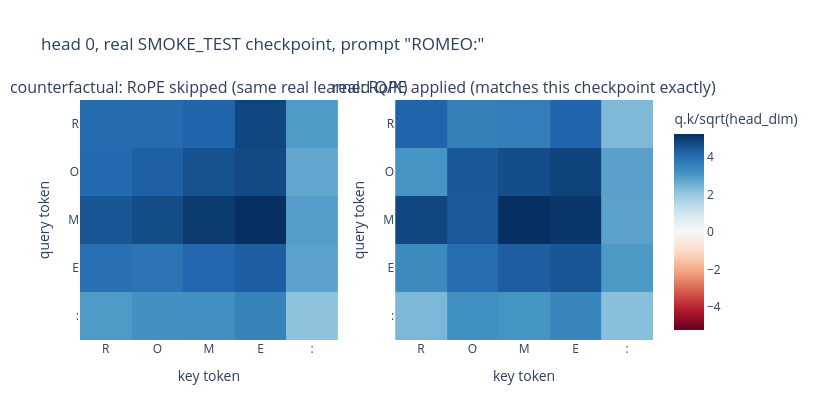

Notebook cell for this chart:
### Markdown cell above
### Graph 6 -- the real model's attention scores, with vs without RoPE

`LayerTrace.q`/`.k` are captured **before** RoPE is applied (exactly so this
kind of comparison is possible). Left panel: what the dot product of these
*exact real learned* Q/K vectors would be if the RoPE step were skipped (a
counterfactual -- same weights, just skip the rotation). Right panel: the
real computation, RoPE applied via this checkpoint's own `RotaryEmbedding`
module -- verified below to match the trace this checkpoint actually
recorded during its real forward pass.

### Code cell
layer0 = bundle.layers[0]
n_heads, seq_len, _ = layer0.q.shape
n_kv_heads = layer0.k.shape[0]
n_rep = n_heads // n_kv_heads
positions = torch.arange(seq_len, dtype=torch.float32)
scale = math.sqrt(real_head_dim)

# counterfactual: same real learned Q/K, RoPE step skipped
k_rep_no_rope = layer0.k.repeat_interleave(n_rep, dim=0)
scores_no_rope = (layer0.q @ k_rep_no_rope.transpose(-2, -1)) / scale

# real: this checkpoint's own RotaryEmbedding module, applied before the dot product
positional = model.blocks[0].attn.positional
q_rot, k_rot = positional.apply_to_qk(layer0.q, layer0.k, positions)
k_rot_rep = k_rot.repeat_interleave(n_rep, dim=0)
scores_rope = (q_rot @ k_rot_rep.transpose(-2, -1)) / scale

max_diff = (scores_rope - layer0.attn_scores_pre_mask).abs().max().item()
print("max diff vs the real captured attn_scores_pre_mask:", max_diff)
assert max_diff < 1e-4

head = 0
titles = ["counterfactual: RoPE skipped (same real learned Q/K)",
          "real: RoPE applied (matches this checkpoint exactly)"]
fig6 = make_subplots(rows=1, cols=2, subplot_titles=titles)
for col, mat in enumerate([scores_no_rope[head], scores_rope[head]], start=1):
    fig6.add_trace(go.Heatmap(z=mat.detach().numpy(), x=tokens, y=tokens, colorscale="RdBu", zmid=0,
                               showscale=(col == 2),
                               colorbar=dict(title="q.k/sqrt(head_dim)") if col == 2 else None),
                   row=1, col=col)
    fig6.update_xaxes(title="key token", row=1, col=col)
    fig6.update_yaxes(title="query token", autorange="reversed", row=1, col=col)
fig6.update_layout(title=f'head {head}, real SMOKE_TEST checkpoint, prompt "ROMEO:"', width=820, height=420)
fig6.show()

### Figure 1 — Plotly figure (JSON) as saved in the notebook; plotly's stock layout.template omitted (floating-point values rounded to 4 significant figures)
{"data": [{"colorscale": [[0, "rgb(103,0,31)"], [0.1, "rgb(178,24,43)"], [0.2, "rgb(214,96,77)"], [0.3, "rgb(244,165,130)"], [0.4, "rgb(253,219,199)"], [0.5, "rgb(247,247,247)"], [0.6, "rgb(209,229,240)"], [0.7, "rgb(146,197,222)"], [0.8, "rgb(67,147,195)"], [0.9, "rgb(33,102,172)"], [1, "rgb(5,48,97)"]], "showscale": false, "type": "heatmap", "x": ["R", "O", "M", "E", "O", ":"], "xaxis": "x", "y": ["R", "O", "M", "E", "O", ":"], "yaxis": "y", "z": [[4.2, 4.227, 4.381, 4.992, 4.227, 3.088], [4.236, 4.454, 4.764, 4.904, 4.454, 2.853], [4.674, 4.866, 5.222, 5.429, 4.866, 3.036], [4.073, 3.995, 4.309, 4.488, 3.995, 2.945], [4.236, 4.454, 4.764, 4.904, 4.454, 2.853], [3.09, 3.295, 3.329, 3.629, 3.295, 2.208]], "zmid": 0}, {"colorbar": {"title": {"text": "q.k/sqrt(head_dim)"}}, "colorscale": [[0, "rgb(103,0,31)"], [0.1, "rgb(178,24,43)"], [0.2, "rgb(214,96,77)"], [0.3, "rgb(244,165,130)"], [0.4, "rgb(253,219,199)"], [0.5, "rgb(247,247,247)"], [0.6, "rgb(209,229,240)"], [0.7, "rgb(146,197,222)"], [0.8, "rgb(67,147,195)"], [0.9, "rgb(33,102,172)"], [1, "rgb(5,48,97)"]], "showscale": true, "type": "heatmap", "x": ["R", "O", "M", "E", "O", ":"], "xaxis": "x2", "y": ["R", "O", "M", "E", "O", ":"], "yaxis": "y2", "z": [[4.2, 4.06, 3.62, 4.184, 3.567, 2.343], [4.288, 4.454, 4.499, 4.577, 4.132, 2.526], [4.781, 5.115, 5.222, 5.084, 4.425, 2.819], [3.348, 3.769, 4.337, 4.488, 3.982, 2.995], [3.108, 3.847, 4.654, 4.858, 4.454, 2.84], [2.376, 2.705, 3.1, 3.429, 3.211, 2.208]], "zmid": 0}], "layout": {"annotations": [{"font": {"size": 16}, "showarrow": false, "text": "counterfactual: RoPE skipped (same real learned Q/K)", "x": 0.225, "xanchor": "center", "xref": "paper", "y": 1, "yanchor": "bottom", "yref": "paper"}, {"font": {"size": 16}, "showarrow": false, "text": "real: RoPE applied (matches this checkpoint exactly)", "x": 0.775, "xanchor": "center", "xref": "paper", "y": 1, "yanchor": "bottom", "yref": "paper"}], "height": 420, "title": {"text": "head 0, real SMOKE_TEST checkpoint, prompt \"ROMEO:\""}, "width": 820, "xaxis": {"anchor": "y", "domain": [0, 0.45], "title": {"text": "key token"}}, "xaxis2": {"anchor": "y2", "domain": [0.55, 1], "title": {"text": "key token"}}, "yaxis": {"anchor": "x", "autorange": "reversed", "domain": [0, 1], "title": {"text": "query token"}}, "yaxis2": {"anchor": "x2", "autorange": "reversed", "domain": [0, 1], "title": {"text": "query token"}}}}
